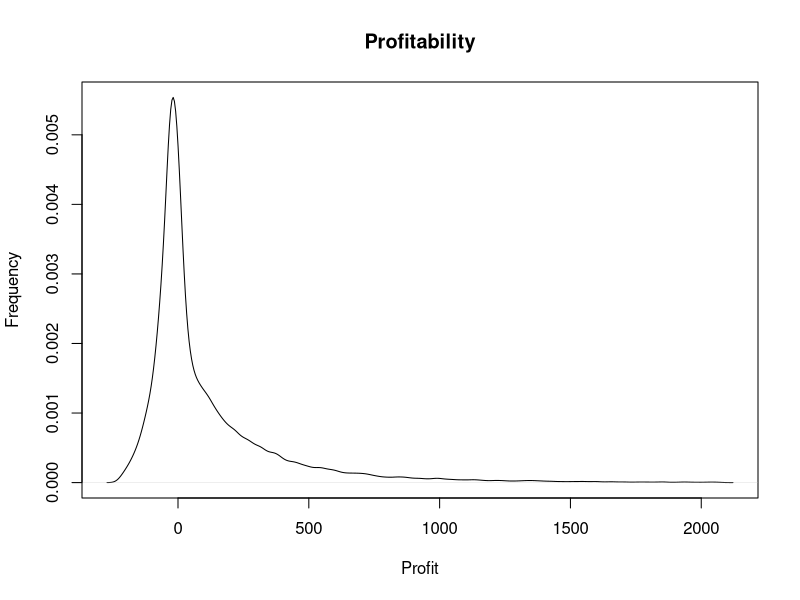
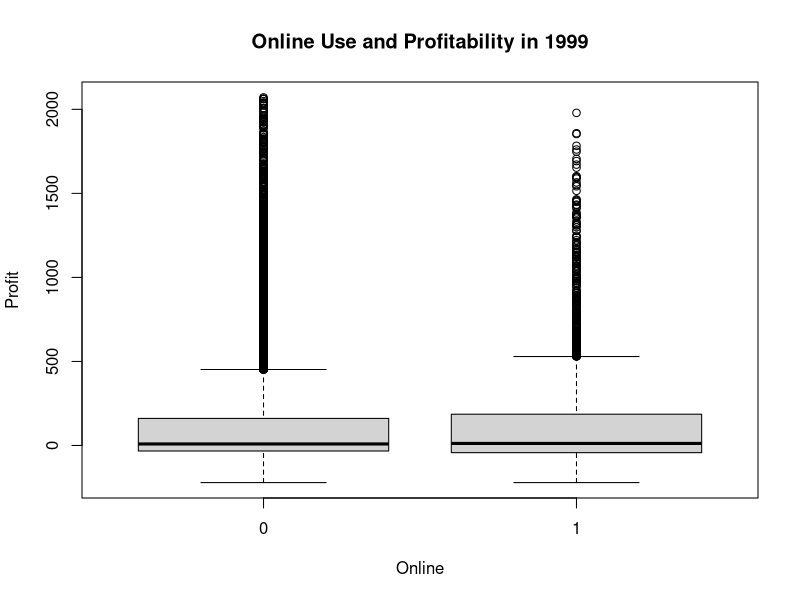

The R source for these figures, in order:
## ---- chunk 1
knitr::opts_chunk$set(echo = TRUE)
## ---- chunk 2
setwd("~/Desktop/Team-Project-for-BUS-111A-master")
pData <- read.csv("PilgrimCaseData.csv")
pcData <- read.csv("PilgrimCaseData.csv")
## ---- chunk 3
eliminateNull <- function(x) { 
  meanX = mean(x,na.rm = TRUE)
  for (i in 1:length(x)){
    if (is.na(x[i])) {
      #print(i)
      x[i] = meanX
    }
  }
  return(x)
}

getmode <- function(v) {
  uniqv <- unique(v)
  uniqv[which.max(tabulate(match(v, uniqv)))]
}

eliminateNullFactor <- function(x) { 
  modeX = getmode(x[!is.na(x)])
  print(modeX)
  for (i in 1:length(x)){
    if (is.na(x[i])) {
      #print(i)
      x[i] = modeX
    }
  }
  return(x)
}


pData$X9Profit = eliminateNull(pcData$X9Profit)
pData$X9Age = eliminateNullFactor(pcData$X9Age)
pData$X9Inc = eliminateNullFactor(pcData$X9Inc)
pData$X9Tenure = eliminateNull(pcData$X9Tenure)
##pData$X0Profit = eliminateNull(pcData$X0Profit)
pData$X9District = eliminateNullFactor(pcData$X9District)
## ---- chunk 4
plot(density(pData$X9Profit), main = "Profitability", xlab = "Profit", ylab = "Frequency")
## ---- chunk 5
boxplot(pData$X9Profit~pData$X9Online, xlab = "Online", ylab = "Profit", main = "Online Use and Profitability in 1999")
## ---- chunk 6
pData$SwitchOnline = pData$X0Online - pData$X9Online
## ---- chunk 7
pData$ChangeInAnnualProfit = pData$X0Profit - pData$X9Profit
## ---- chunk 8
summary(pData[pData$SwitchOnline== 1,]$ChangeInAnnualProfit)
## ---- chunk 9
summary(pData[pData$SwitchOnline==0,]$ChangeInAnnualProfit)
## ---- chunk 10
pData_withOnline9 = pData[pData$X9Online==1,]
## ---- chunk 11
pData_withoutOnline9 = pData[pData$X9Online==0,]
## ---- chunk 12
t.test(pData_withOnline9$X9Profit,pData_withoutOnline9$X9Profit,paired = FALSE)
## ---- chunk 13
pData_withOnline0 = pData[pData$X0Online==1,]
## ---- chunk 14
pData_withoutOnline0 = pData[pData$X0Online==0,]
## ---- chunk 15
t.test(pData_withOnline0$X0Profit,pData_withoutOnline0$X0Profit,paired = FALSE)
## ---- chunk 16
pData_withEbilling9 = pData[pData$X9Billpay == 1,]
## ---- chunk 17
pData_withoutEbilling9 = pData[pData$X9Billpay == 0,]
## ---- chunk 18
t.test(pData_withEbilling9$X9Profit,pData_withoutEbilling9$X9Profit,paired = FALSE)
## ---- chunk 19
pData_withEbilling0 = pData[pData$X0Billpay == 1,]
## ---- chunk 20
pData_withoutEbilling0 = pData[pData$X0Billpay == 0,]
## ---- chunk 21
t.test(pData_withEbilling0$X0Profit,pData_withoutEbilling0$X0Profit,paired = FALSE)
## ---- chunk 22
pData$X9Type = "0"
pData[pData$X9Online==0 & pData$X9Billpay == 0,]$X9Type = "1" 
pData[pData$X9Online==1 & pData$X9Billpay == 0,]$X9Type = "2" 
pData[pData$X9Online==1 & pData$X9Billpay == 1,]$X9Type = "3" 

pData$X0Type = "0"
pData[!is.na(pData$X0Online) & !is.na(pData$X0Billpay) & pData$X0Online==0 & pData$X0Billpay == 0,]$X0Type = "1" 
pData[!is.na(pData$X0Online) & !is.na(pData$X0Billpay) & pData$X0Online==1 & pData$X0Billpay == 0,]$X0Type = "2" 
pData[!is.na(pData$X0Online) & !is.na(pData$X0Billpay) & pData$X0Online==1 & pData$X0Billpay == 1,]$X0Type = "3" 
pData[is.na(pData$X0Online) & is.na(pData$X0Billpay),]$X0Type = "4" 

##pData[pData$X0Type == 0,]$ID

table<-table(pData$X9Type,pData$X0Type)
margin.x = table[,1]+table[,2]+table[,3]+table[,4]+table[,5]
table = cbind(table,margin.x) 
table2 = table 
table2[,1] = table[,1]/table[,6] 
table2[,2] = table[,2]/table[,6] 
table2[,3] = table[,3]/table[,6] 
table2[,4] = table[,4]/table[,6] 
table2[,5] = table[,5]/table[,6] 
table2[,6] = table[,6]/table[,6] 


round(table2,2)
## ---- chunk 23
getRetention <- function(x,y) {
  z = c(1:length(x))
  for (i in 1: length(x)) {
    if (!is.na(y[i])) {
      z[i] = 1
    } else {
      z[i] = 0
    }
  }
  return (z)
}

pData$Retention = getRetention(pcData$X9Online,pcData$X0Online)
## ---- chunk 24
modelProfit <- lm(pData$X9Profit~pData$X9Online+pData$X9Billpay) 
summary(modelProfit)

modelRetention <- lm(pData$Retention~pData$X9Online+pData$X9Billpay)
summary(modelRetention) 
## ---- chunk 25
## Interaction between X9Age and X9Income --> to show that perhaps nonlinear relationship is better fit of data
model6 <- lm(X9Profit~factor(X9Online)+factor(X9Age)+factor(X9Inc)+X9Tenure+factor(X9District)+factor(X9Billpay)+(factor(X9Age)*factor(X9Inc)),data = pData)
summary(model6)
## R-squared = 0.07126
## Adjusted R-squared = 0.06929
BIC(model6)
## BIC = 443011.7
AIC(model6)
## AIC = 442434.7
## ---- chunk 26
model9 <- lm(X9Profit~factor(X9Online)+factor(X9Age)+factor(X9Inc)+X9Tenure+factor(X9District)+factor(X9Billpay),data = pData)
summary(model9)
## R-squared = 0.06798
## Adjusted R-squared = 0.06742
BIC(model9)
## BIC = 442625.8
AIC(model9)
## AIC = 442450.2
## ---- chunk 27
model10 <- lm(X9Profit~factor(X9Online)+factor(X9Age)+factor(X9Inc)+X9Tenure+factor(X9Billpay),data = pData)
summary(model10)
## R-squared = 0.06739
## Adjusted R-squared = 0.06689
BIC(model10)
## BIC = 442625.1
AIC(model10)
## AIC = 442466.2
## ---- chunk 28
# Set seed
set.seed(42)
# Shuffle row indices: rows
rows <- sample(nrow(pData))
# Randomly order data
pDataRandom <- pData[rows, ]
# Determine row to split on: split
split <- round(nrow(pDataRandom) * .80)
# Create train
train <- pDataRandom[1:split, ]
# Create test
test <- pDataRandom[(split + 1):nrow(pDataRandom), ]

model9 <- lm(X9Profit~factor(X9Online)+factor(X9Inc)+X9Tenure+factor(X9Age)+factor(X9Billpay)+factor(X9District),data = train)
pred1 <- predict(model9, test)

# Compute errors: error
error1 <- pred1 - test$X9Profit
#Omit NA
#error <-error <- error[!is.na(error)]
# Calculate RMSE
sqrt(mean(error1^2))

model10 <- lm(X9Profit~factor(X9Online)+factor(X9Inc)+X9Tenure+factor(X9Age)+factor(X9Billpay),data = train)
pred2 <- predict(model10, test)

# Compute errors: error
error2 <- pred2 - test$X9Profit
#Omit NA
#error <-error <- error[!is.na(error)]
# Calculate RMSE
sqrt(mean(error2^2))

model6 <- lm(X9Profit~factor(X9Online)+factor(X9Age)+factor(X9Inc)+X9Tenure+factor(X9District)+factor(X9Billpay)+(factor(X9Age)*factor(X9Inc)),data = pData)
pred3 <- predict(model6, test)

# Compute errors: error
error3 <- pred3 - test$X9Profit
#Omit NA
#error <-error <- error[!is.na(error)]
# Calculate RMSE
sqrt(mean(error3^2))
## ---- chunk 29
#Creates a new data frame that stores all the criterions used to compare the best three models chosen for retention 
Results = data.frame(ModelName = c("Model6R", "Model9R","Model10R"), AIC = c(22256.28, 23378.42,23389.35), BIC = c(22833.25,23554.02,23548.02), AdjustedR = c(0.143,0.111,0.110), RMSE = c(309.2696,309.2705,309.2706))
Results
## ---- chunk 30
#Predict the 2000
modelBest <- lm(Retention~factor(X9Online)+factor(X9Age)+factor(X9Inc)+X9Tenure+factor(X9District)+factor(X9Billpay)+(factor(X9Age)*factor(X9Inc)),data = pData)

p <-predict(modelBest,pData)
summary(p)
mean(pData$Retention)

error <- p - pData$Retention
sqrt(mean(error^2))
## ---- chunk 31
#Predict the 2000 using the model we have determined to be the best fit (model6, now renamed as modelBest).
modelBest <- lm(X9Profit~factor(X9Online)+factor(X9Age)+factor(X9Inc)+X9Tenure+factor(X9District)+factor(X9Billpay)+(factor(X9Age)*factor(X9Inc)),data = pData)
#creating a new data frame for our predictive analysis
ID = pData$ID
X0Profit = pData$X0Profit
X9Online = pData$X0Online
X9Age = pData$X9Age
X9Inc = pData$X9Inc
X9Tenure = pData$X9Tenure
X9District = pData$X9District
X9Billpay = pData$X0Billpay
Data2000 = data.frame(ID, X0Profit, X9Online,X9Age,X9Inc,X9Tenure,X9District,X9Billpay,X9Age*X9Inc)

#Making sure we only use the data from customers who remained with the bank in 2000 
Data2000 = Data2000[pData$Retention == 1,]

p <-predict(modelBest,Data2000)
summary(p)

#The actual profitability per customer in 2000 
mean(Data2000$X0Profit[!is.na(Data2000$X0Profit)])

#Calculating RMSE
err <- p - Data2000$X0Profit
sqrt(mean(err[!is.na(err)]^2))

#Calculating Relative Error 
err <- (p - Data2000$X0Profit)/Data2000$X0Profit
sqrt(mean(err[!is.na(err) & err < Inf & err > -Inf]^2))
## ---- chunk 32
p <-predict(modelBest,pData,se.fit = TRUE)
names(p)
#First 6 customers 
head(cbind(p$fit,p$se.fit))
#Last 6 customers (total customers = 31634)
tail(cbind(p$fit,p$se.fit))
## ---- chunk 33
lower = pData$X0Profit - qnorm(0.975)*p$se.fit
higher = pData$X0Profit + qnorm(0.975)*p$se.fit
conf.int = data.frame(lower,higher)

# The command “View(conf.int)” allows us to view the 95% confidence interval for all 31,634 customers (NA indicates that the customer has left the bank the year 2000).

#The summary function allows us to see the summary statistics for the lower and upper limits of the confidence intervals.
summary(conf.int$lower)
summary(conf.int$higher)
## ---- chunk 34
#Second confidence interval for total profits across customers 
totalLower = sum(conf.int[!is.na(conf.int$lower),]$lower)
totalLower
totalHigher = sum(conf.int[!is.na(conf.int$higher),]$higher)
totalHigher
